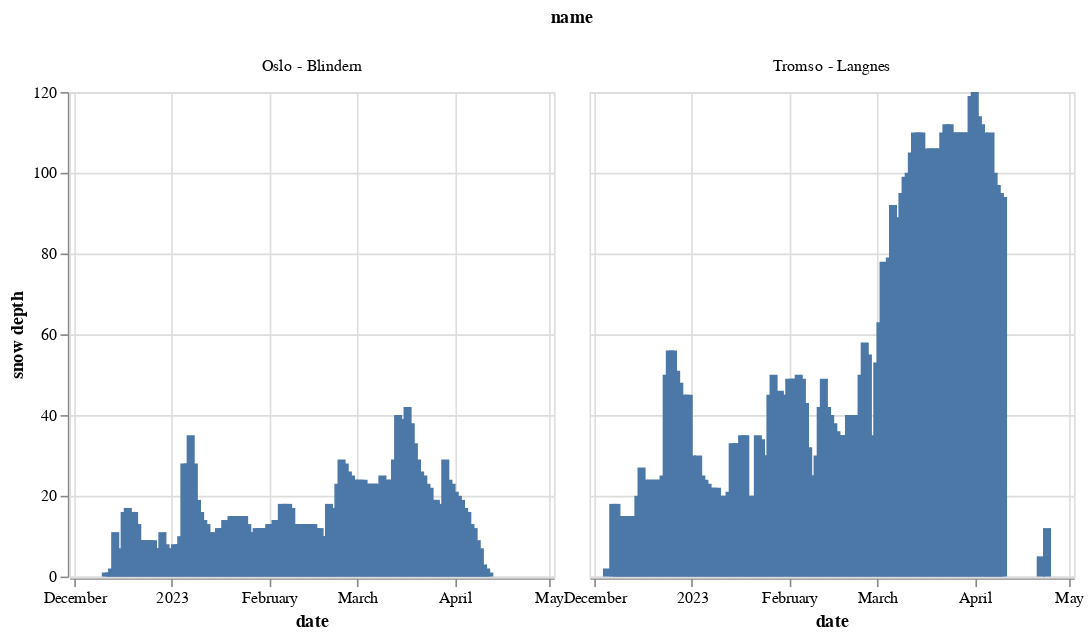

The cell this chart's notebook holds for it:
### Code cell
alt.Chart(data).mark_bar().encode(
    x="date",
    y="snow depth",
    column="name",
)

### Figure 1 — Vega-Lite specification as saved in the notebook (floating-point values rounded to 4 significant figures; data arrays with more than 128 entries replaced by an {"elided": "..."} marker saying what was removed)
{"config": {"view": {"continuousWidth": 300, "continuousHeight": 300}}, "data": {"name": "data-3ec17c340b86e1e5c428ccb099babb17"}, "mark": {"type": "bar"}, "encoding": {"column": {"field": "name", "type": "nominal"}, "x": {"field": "date", "type": "temporal"}, "y": {"field": "snow depth", "type": "quantitative"}}, "$schema": "https://vega.github.io/schema/vega-lite/v5.16.3.json", "datasets": {"data-3ec17c340b86e1e5c428ccb099babb17": {"elided": "300 records"}}}
